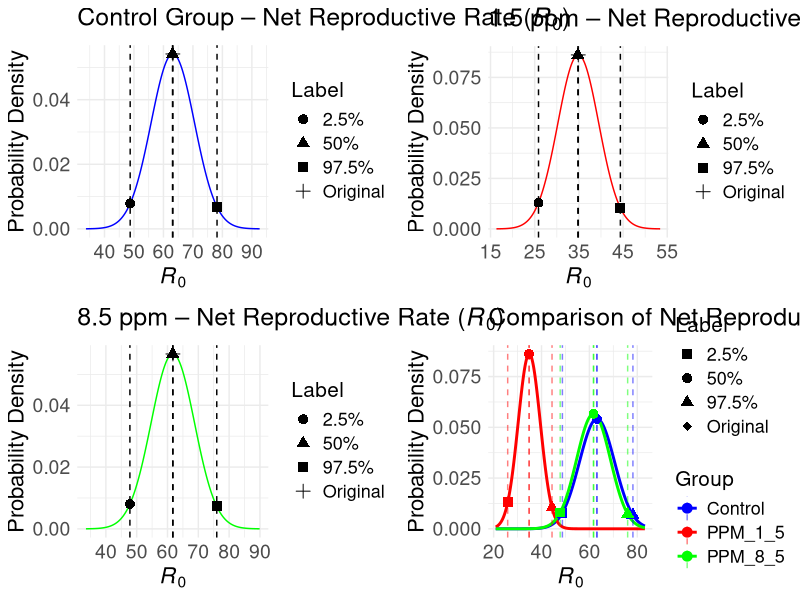

Write the R code that produced this figure.
# =============================================================================
# Script: normal_distribution_R0.R
# Purpose: Generate normal distribution plots for net reproductive rate (R0)
#          across three treatment groups (Control, 1.5 ppm, 8.5 ppm)
# Author: [Your Name]
# Date: [Current Date]
# Corresponding to: Figure 6c in the manuscript
# =============================================================================

# =============================================================================
# 1. Load required libraries
# =============================================================================
library(ggplot2)
library(reshape2)
library(gridExtra)

# =============================================================================
# 2. Define bootstrap statistics for R0
#    SD estimated from percentile range: (97.5% - 2.5%) / 4
# =============================================================================
mean_control <- 63.1752780631543
sd_control <- (78.1802388205947 - 48.7169866509149) / 4

mean_ppm_1_5 <- 34.865141113348
sd_ppm_1_5 <- (44.3851122960237 - 25.8598043849651) / 4

mean_ppm_8_5 <- 61.7184929261023
sd_ppm_8_5 <- (75.9831038703057 - 47.7972158523207) / 4

# =============================================================================
# 3. Generate x-axis ranges for each group (mean ± 4*SD)
# =============================================================================
x_control <- seq(mean_control - 4*sd_control, mean_control + 4*sd_control, length.out = 1000)
x_ppm_1_5 <- seq(mean_ppm_1_5 - 4*sd_ppm_1_5, mean_ppm_1_5 + 4*sd_ppm_1_5, length.out = 1000)
x_ppm_8_5 <- seq(mean_ppm_8_5 - 4*sd_ppm_8_5, mean_ppm_8_5 + 4*sd_ppm_8_5, length.out = 1000)

# =============================================================================
# 4. Generate normal distribution curves
# =============================================================================
curve_control <- data.frame(x = x_control, Density = dnorm(x_control, mean_control, sd_control))
curve_ppm_1_5 <- data.frame(x = x_ppm_1_5, Density = dnorm(x_ppm_1_5, mean_ppm_1_5, sd_ppm_1_5))
curve_ppm_8_5 <- data.frame(x = x_ppm_8_5, Density = dnorm(x_ppm_8_5, mean_ppm_8_5, sd_ppm_8_5))

# =============================================================================
# 5. Percentile data (2.5%, 50%, 97.5%, Original)
# =============================================================================
percentiles <- data.frame(
  Group = rep(c("Control", "PPM_1_5", "PPM_8_5"), each = 4),
  Label = rep(c("2.5%", "50%", "97.5%", "Original"), 3),
  Rate = c(
    48.7169866509149, 63.0812840819327, 78.1802388205947, 63.193333333335,
    25.8598043849651, 34.7748690712738, 44.3851122960237, 34.859999999999,
    47.7972158523207, 61.7000877935005, 75.9831038703057, 61.7600000000037
  )
)

# =============================================================================
# 6. Theme settings
# =============================================================================
label_theme <- theme(
  plot.title = element_text(size = 18),
  axis.title = element_text(size = 16),
  axis.text = element_text(size = 14),
  legend.title = element_text(size = 15),
  legend.text = element_text(size = 13)
)

# =============================================================================
# 7. Create individual plots
# =============================================================================

# 7.1 Control group
p1 <- ggplot(curve_control, aes(x = x, y = Density)) +
  geom_line(color = "blue") +
  geom_vline(xintercept = percentiles$Rate[percentiles$Group == "Control"], linetype = "dashed") +
  geom_point(data = subset(percentiles, Group == "Control"),
             aes(x = Rate, y = dnorm(Rate, mean_control, sd_control), shape = Label), size = 3) +
  labs(
    title = expression("Control Group – Net Reproductive Rate (" * italic(R[0]) * ")"),
    x = expression(italic(R[0])),
    y = "Probability Density"
  ) +
  theme_minimal() + label_theme

# 7.2 1.5 ppm group
p2 <- ggplot(curve_ppm_1_5, aes(x = x, y = Density)) +
  geom_line(color = "red") +
  geom_vline(xintercept = percentiles$Rate[percentiles$Group == "PPM_1_5"], linetype = "dashed") +
  geom_point(data = subset(percentiles, Group == "PPM_1_5"),
             aes(x = Rate, y = dnorm(Rate, mean_ppm_1_5, sd_ppm_1_5), shape = Label), size = 3) +
  labs(
    title = expression("1.5 ppm – Net Reproductive Rate (" * italic(R[0]) * ")"),
    x = expression(italic(R[0])),
    y = "Probability Density"
  ) +
  theme_minimal() + label_theme

# 7.3 8.5 ppm group
p3 <- ggplot(curve_ppm_8_5, aes(x = x, y = Density)) +
  geom_line(color = "green") +
  geom_vline(xintercept = percentiles$Rate[percentiles$Group == "PPM_8_5"], linetype = "dashed") +
  geom_point(data = subset(percentiles, Group == "PPM_8_5"),
             aes(x = Rate, y = dnorm(Rate, mean_ppm_8_5, sd_ppm_8_5), shape = Label), size = 3) +
  labs(
    title = expression("8.5 ppm – Net Reproductive Rate (" * italic(R[0]) * ")"),
    x = expression(italic(R[0])),
    y = "Probability Density"
  ) +
  theme_minimal() + label_theme

# =============================================================================
# 8. Comparison plot with common x-axis
# =============================================================================
x_all <- seq(min(percentiles$Rate) - 5, max(percentiles$Rate) + 5, length.out = 1000)

curve_all <- data.frame(
  x = x_all,
  Control = dnorm(x_all, mean_control, sd_control),
  PPM_1_5 = dnorm(x_all, mean_ppm_1_5, sd_ppm_1_5),
  PPM_8_5 = dnorm(x_all, mean_ppm_8_5, sd_ppm_8_5)
)
curve_long <- melt(curve_all, id.vars = "x", variable.name = "Group", value.name = "Density")

p4 <- ggplot(curve_long, aes(x = x, y = Density, color = Group)) +
  geom_line(size = 1) +
  geom_vline(data = percentiles, aes(xintercept = Rate, color = Group), linetype = "dashed", alpha = 0.5) +
  geom_point(data = percentiles,
             aes(x = Rate,
                 y = dnorm(Rate,
                           mean = ifelse(Group == "Control", mean_control,
                                         ifelse(Group == "PPM_1_5", mean_ppm_1_5, mean_ppm_8_5)),
                           sd = ifelse(Group == "Control", sd_control,
                                       ifelse(Group == "PPM_1_5", sd_ppm_1_5, sd_ppm_8_5))),
                 color = Group,
                 shape = Label),
             size = 3) +
  scale_color_manual(values = c("Control" = "blue", "PPM_1_5" = "red", "PPM_8_5" = "green")) +
  scale_shape_manual(values = c("2.5%" = 15, "50%" = 16, "97.5%" = 17, "Original" = 18)) +
  labs(
    title = expression("Comparison of Net Reproductive Rate (" * italic(R[0]) * ")"),
    x = expression(italic(R[0])),
    y = "Probability Density"
  ) +
  theme_minimal() + label_theme

# =============================================================================
# 9. Combine and save
# =============================================================================
combined_plot <- arrangeGrob(p1, p2, p3, p4, ncol = 2)

# Display in R environment
grid.arrange(p1, p2, p3, p4, ncol = 2)

# Save as JPEG with high quality
ggsave(filename = "net_reproduction_rate_panels.jpeg",
       plot = combined_plot,
       width = 12, height = 8, dpi = 300, units = "in")

cat("Figure saved as: net_reproduction_rate_panels.jpeg\n")
